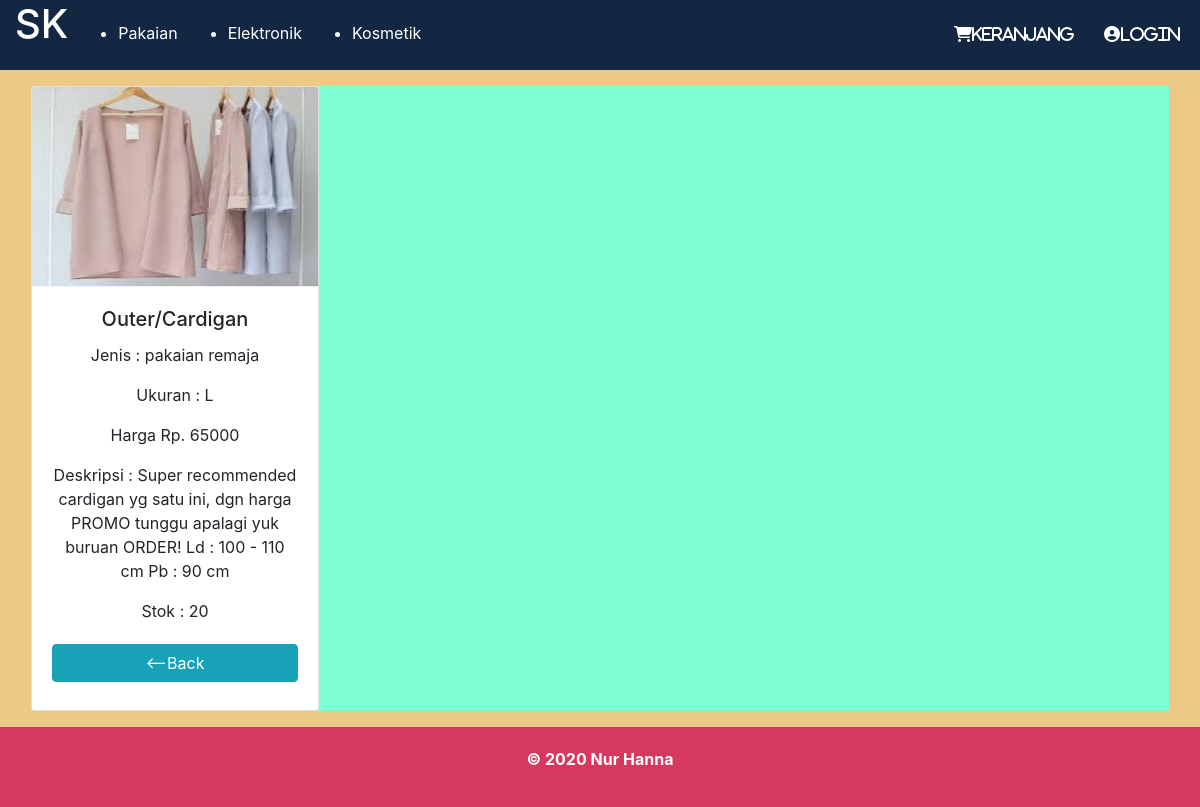
The app's page /?module=detail_produk&id_produk=6 with its own data.
### tables this page shows
CREATE TABLE `produk` (
  `id_produk` int(11) NOT NULL,
  `kategori_produk` varchar(30) NOT NULL,
  `nama_produk` varchar(50) NOT NULL,
  `jenis_produk` varchar(50) NOT NULL,
  `ukuran_produk` varchar(50) NOT NULL,
  `harga_produk` float NOT NULL,
  `deskripsi_produk` text NOT NULL,
  `stok_produk` int(11) NOT NULL,
  `gambar_produk` varchar(50) NOT NULL
);

### Produk.php (called while the page is built, shortened)
<?php
	class Produk{
		private $koneksi;
		public function __construct(){
			$this->host='localhost';
			$this->database='shopingkuy';
			$this->user='root';
			$this->password='';
			$this->koneksi=mysqli_connect($this->host,$this->user,$this->password,$this->database);
		}
		public function koneksi(){
			return $this->koneksi;
		}
		public function selectDataPerId($id){
			$sql="SELECT * FROM produk WHERE id_produk=$id";
			$query=mysqli_query($this->koneksi(),$sql);
			$produk=[];
			while($data_produk=mysqli_fetch_assoc($query)){
				$produk[]=$data_produk;
			}
			return $produk;
		}
	}
?>

### module/detail_produk.php (the view)
<?php
$id_produk=$_GET['id_produk'];
$pakaian=$produk->selectDataPerId($id_produk);
?>
<section>
    <div class="row">
        <center>
            <?php foreach($pakaian as $p):?>
                <div class="card" style="width: 18rem;">
                <img src="img/<?php echo $p['gambar_produk']?>" class="card-img-top" alt="...">
                <div class="card-body">
                    <h5 class="card-title"><?php echo $p['nama_produk']?></h5>
                    <p class="card-text">Jenis : <?php echo $p['jenis_produk']?></p>
                    <p class="card-text">Ukuran : <?php echo $p['ukuran_produk']?></p>
                    <p class="card-text">Harga Rp. <?php echo $p['harga_produk']?></p>
                    <p class="card-text">Deskripsi : <?php echo $p['deskripsi_produk']?></p>
                    <p class="card-text">Stok : <?php echo $p['stok_produk']?></p>
                    <a href="?module=main"><button class="btn btn-info"><--Back</button></a>
                </div>
                </div>
            <?php endforeach?>
        </center>
    </div>
</section>

### style.css (style rules this page uses)
body { background-color: #edc988; }
.row { background-color: #f8efd4; box-shadow: 2px; margin-bottom: 10px; height: 100%; }
.card-img-top { max-height: 200px; width: 100%; }
.row { background-color: aquamarine; }
section { margin-bottom: 10px; }
a button { margin-top: 5px; }
a { text-decoration: none; color:white; }
button { background-color: #4CAF50; color: white; padding: 14px 20px; margin: 8px 0; border: none; cursor: pointer; width: 100%; }

### records on screen
produk: gambar_produk (picture), nama_produk "Outer/Cardigan", jenis_produk "pakaian remaja", ukuran_produk "L", harga_produk "65000", deskripsi_produk "Super recommended cardigan yg satu ini, dgn harga PROMO tunggu apalagi yuk buruan ORDER! Ld : 100 - 110 cm Pb : 90 cm", stok_produk "20"
